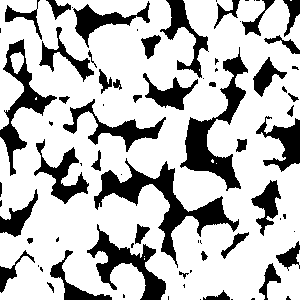
%> input picture assets/Input.png, 300 x 300 px
$ octave GSD.m   (GNU Octave 9; MATLAB toolbox functions it lacks are replaced by stand-ins)
%> lines starting %> are read from the running program, lines starting %| are printed output that depends on the picture; in (x1, y1, x2, y2) boxes, pixels count from 0 and x2, y2 are one past the last pixel; in counts of white or black regions, pixels touching at a corner belong together; the program's own positions count from 1
% Grain size distribution from 2D binary image of rocks using watershed
% segmentation algorithm
% You will need image processing license to run this code
%
% Please cite this paper:
% Rabbani, A., Ayatollahi, S. (2015). Comparing three image processing algorithms
% to estimate the grain-size distribution of porous rocks from binary 2d images and
% sensitivity analysis of the grain overlapping degree. Special Topics & Reviews in
% Porous Media: An International Journal 6 (1), 71-89.
%
% By Arash Rabbani
% arashrabbani.com
% rabarash@yahoo.com

clc;clear; close all;
% INPUTS
A=imread('Input.png');
%> A is the input picture: size 300x300 uint8; 74% white; 78 black regions (35 under 20 px), largest, box (x1, y1, x2, y2) and area: (94, 158, 239, 268) 3236, (180, 47, 248, 191) 2690, (87, 224, 166, 300) 1835
if ndims(A)==3; A=rgb2gray(A); end
A=im2bw(double(A),graythresh(A));


Resolution=5; % micron/pixel % this is the spatial resolution of the input
Bins=20; % This is the number of bars for histogram chart

% CALCULATIONS
Conn=8;
[s1,s2]=size(A);
%> s1 = 300; s2 = 300
A=~bwmorph(A,'majority',10);
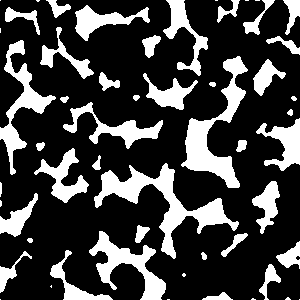
%> A: size 300x300 logical; 25.2% white; 54 white regions (14 under 20 px), largest, box (x1, y1, x2, y2) and area: (94, 163, 239, 259) 3182, (181, 56, 248, 188) 2665, (89, 231, 166, 300) 1820
Poro=sum(sum(~A))/(s1*s2);
%> Poro = 0.748
D=-bwdist(A,'cityblock');
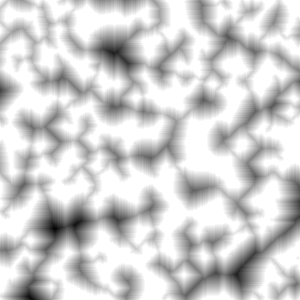
%> D: size 300x300 single; min -33, max 0, mean -6.19; drawn with min black and max white
B=medfilt2(D,[3 3]);
B=watershed(B,Conn);
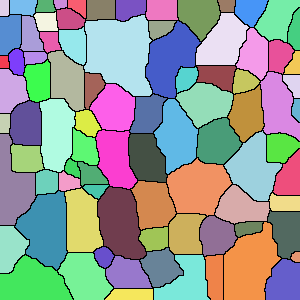
%> B: size 300x300 uint8; 87 distinct labels, from 0 to 86; one colour per label, 0 black
Pr=zeros(s1,s2);

for I=1:s1
    for J=1:s2
        if A(I,J)==0 && B(I,J)~=0
            Pr(I,J)=1;
        end
    end
end
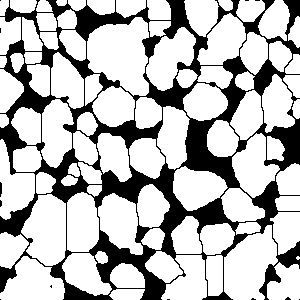
%> Pr: size 300x300 double; values 0 (black) and 1 (white), 72.8% white; 13 black regions (11 under 20 px), largest, box (x1, y1, x2, y2) and area: (0, 0, 300, 300) 24368, (0, 182, 2, 197) 26
Pr=bwareaopen(Pr,9,Conn);
[Pr_L,Pr_n]=bwlabel(Pr,Conn);
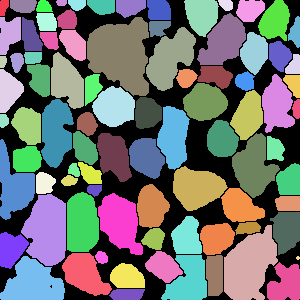
%> Pr_L: size 300x300 double; 87 distinct labels, from 0 to 86; one colour per label, 0 black
%> Pr_n = 86
V=zeros(Pr_n,1);
for I=1:s1
    for J=1:s2
        if Pr_L(I,J)~=0
            V(Pr_L(I,J))=V(Pr_L(I,J))+1;
        end
    end
end
%> after the loop, V = 86 values, max 3471 at index 36, min 12 at index 86, mean 762.2
R=Resolution.*(V./pi).^.5; % grain radius
%> R = 86 values, max 166.2 at index 36, min 9.77 at index 86, mean 71.25

%Outputs
Average_grain_radius_micron=mean(R)
%> Average_grain_radius_micron = 71.25
Standard_deviation_of_grain_radius_micron=std(R)
%> Standard_deviation_of_grain_radius_micron = 31.64
figure('units','normalized','outerposition',[0 0 1 1])
subplot(1,2,1)
RGB=label2rgb(Pr_L,'jet', 'w', 'shuffle');
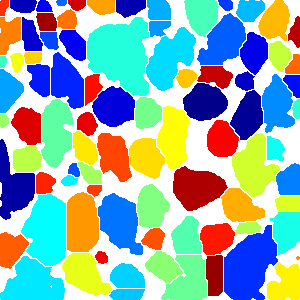
%> RGB: size 300x300x3 uint8; mean R, G, B 143.8, 174.9, 170.5
imshow(RGB)
imwrite(RGB,'Output.png')


subplot(1,2,2)
Rel_Frequencies=hist(R,[1:round(max(R)/Bins):round(max(R))])./sum(sum(hist(R,[1:round(max(R)/Bins):round(max(R))])));
%> Rel_Frequencies = 21 values, max 0.163 at index 7, min 0 at index 1, mean 0.0476
bar([1:round(max(R)/Bins):round(max(R))],Rel_Frequencies);
xlabel('Equivalent Grain Radius (micron)'); ylabel('Relative Frequency'); axis([1 max(R) 0 max(Rel_Frequencies)]); axis square;
annotation('textbox',[.2 .85 .1 .1], 'String', [ 'Average grain radius = ' num2str(Average_grain_radius_micron) ' micron'])
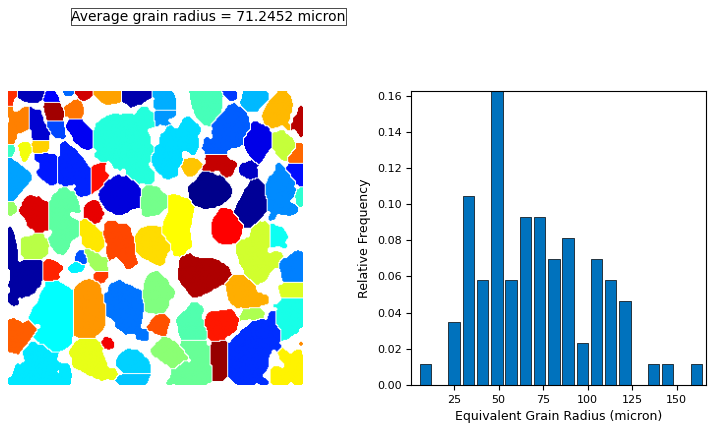
%> figure redrawn from the program's plot data, 3 panels
